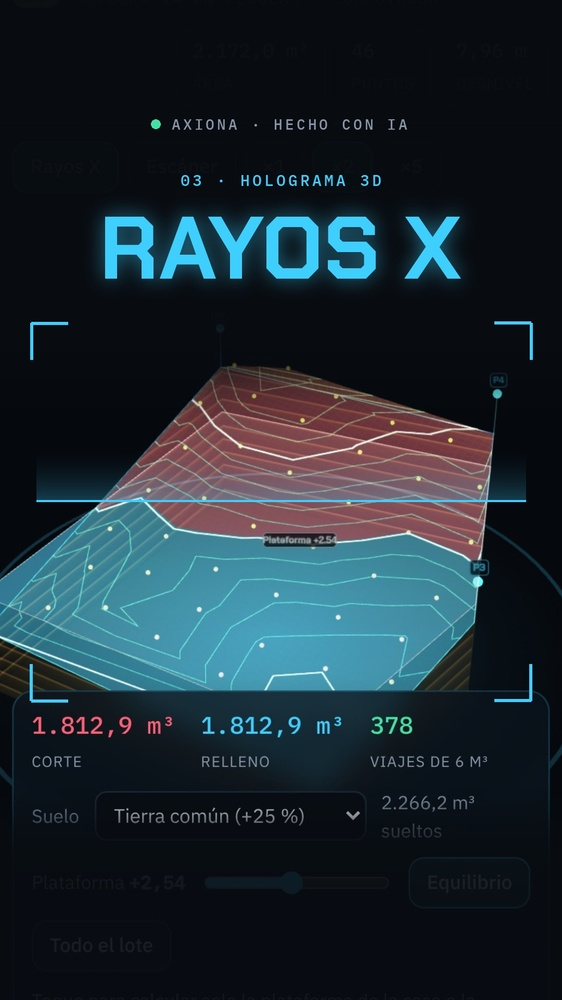
#> input picture marketing/cursos-youtube/portada.jpg, 562 x 1000 px, shrunk from 1080 x 1920 before the run
$ python post.py ../../../../marketing/cursos-youtube/portada.jpg ../../../../marketing/cursos-youtube/portada.jpg 5
#> lines starting #> are read from the running program, lines starting #| are printed output that depends on the picture
# Acabado fotográfico: viñeta suave, grano fino, nitidez y curva leve. Uso: python3 post.py entrada.png salida.jpg [semilla]
import sys
import numpy as np
from PIL import Image, ImageFilter

src, dst = sys.argv[1], sys.argv[2]
seed = int(sys.argv[3]) if len(sys.argv) > 3 else 1
im = Image.open(src).convert('RGB')
#> im is the input picture: PIL image 562x1000 RGB; mean R, G, B 29, 42.7, 51.2
im = im.filter(ImageFilter.UnsharpMask(radius=1.2, percent=55, threshold=2))
a = np.asarray(im).astype(np.float32) / 255.0
h, w, _ = a.shape
#> h = 1000; w = 562
# curva S leve
a = np.clip(a, 0, 1)
a = a + 0.06 * (a - a * a) * (a - 0.5) * 4
# viñeta
y, x = np.mgrid[0:h, 0:w]
r = np.sqrt(((x - w / 2) / (w / 2)) ** 2 + ((y - h / 2) / (h / 2)) ** 2)
v = 1 - 0.22 * np.clip((r - 0.55) / 0.9, 0, 1) ** 1.6
a *= v[..., None]
# grano de película (más visible en sombras)
rng = np.random.default_rng(seed)
g = rng.normal(0, 1, (h, w, 1)).astype(np.float32)
lum = a.mean(axis=2, keepdims=True)
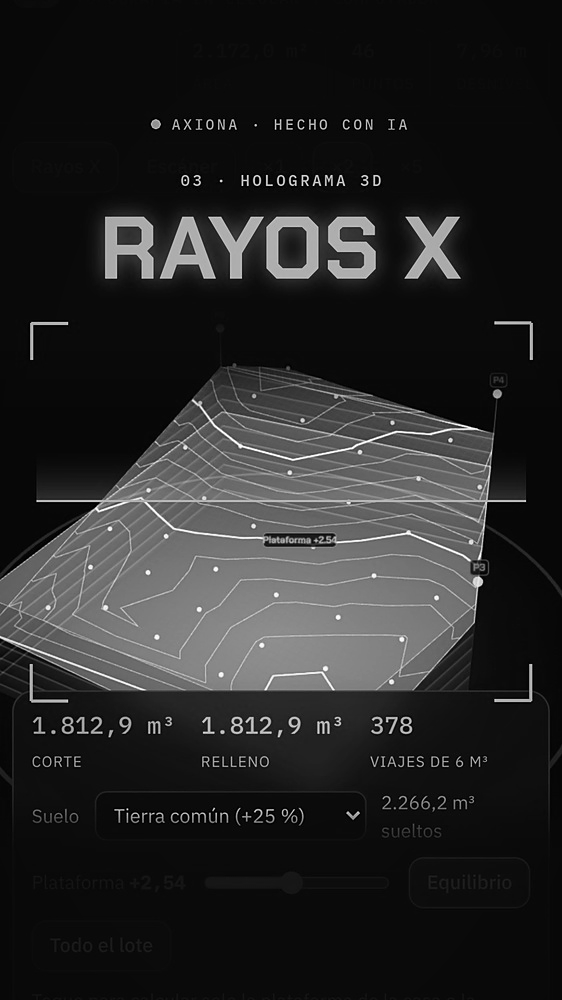
#> lum: shape (1000, 562, 1) float32; min 0, max 1, mean 0.154
a += g * (0.010 + 0.012 * (1 - lum))
a = np.clip(a, 0, 1)
out = Image.fromarray((a * 255 + 0.5).astype(np.uint8))
if dst.lower().endswith('.jpg'):
    out.save(dst, quality=93, subsampling=0, optimize=True)
else:
    out.save(dst)
